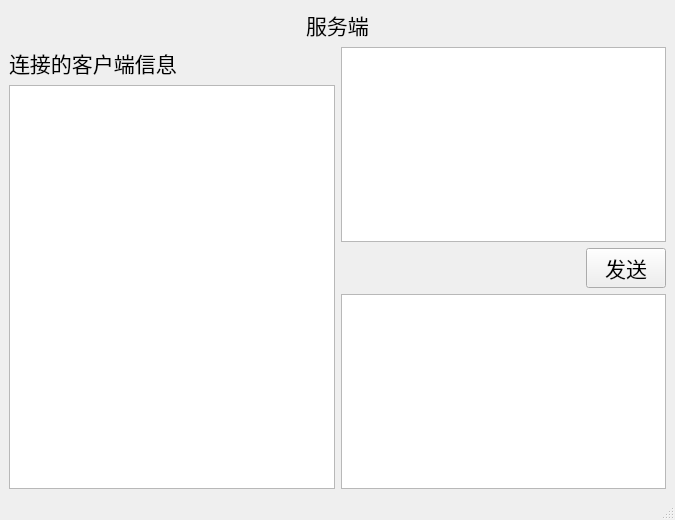
<?xml version="1.0" encoding="UTF-8"?>
<ui version="4.0">
 <class>MainWindow</class>
 <widget class="QMainWindow" name="MainWindow">
  <property name="geometry">
   <rect>
    <x>0</x>
    <y>0</y>
    <width>675</width>
    <height>520</height>
   </rect>
  </property>
  <property name="windowTitle">
   <string>MainWindow</string>
  </property>
  <widget class="QWidget" name="centralwidget">
   <layout class="QGridLayout" name="gridLayout_3">
    <item row="0" column="0">
     <layout class="QGridLayout" name="gridLayout_2">
      <item row="0" column="0">
       <layout class="QHBoxLayout" name="horizontalLayout">
        <item>
         <spacer name="horizontalSpacer">
          <property name="orientation">
           <enum>Qt::Orientation::Horizontal</enum>
          </property>
          <property name="sizeHint" stdset="0">
           <size>
            <width>40</width>
            <height>20</height>
           </size>
          </property>
         </spacer>
        </item>
        <item>
         <widget class="QLabel" name="label">
          <property name="font">
           <font>
            <family>仿宋</family>
            <pointsize>16</pointsize>
           </font>
          </property>
          <property name="text">
           <string>服务端</string>
          </property>
         </widget>
        </item>
        <item>
         <spacer name="horizontalSpacer_2">
          <property name="orientation">
           <enum>Qt::Orientation::Horizontal</enum>
          </property>
          <property name="sizeHint" stdset="0">
           <size>
            <width>40</width>
            <height>20</height>
           </size>
          </property>
         </spacer>
        </item>
       </layout>
      </item>
      <item row="1" column="0">
       <layout class="QGridLayout" name="gridLayout">
        <item row="0" column="0">
         <layout class="QVBoxLayout" name="verticalLayout">
          <item>
           <widget class="QLabel" name="label_2">
            <property name="font">
             <font>
              <family>仿宋</family>
              <pointsize>16</pointsize>
             </font>
            </property>
            <property name="text">
             <string>连接的客户端信息</string>
            </property>
           </widget>
          </item>
          <item>
           <widget class="QListWidget" name="listWidget"/>
          </item>
         </layout>
        </item>
        <item row="0" column="1">
         <layout class="QVBoxLayout" name="verticalLayout_2">
          <item>
           <widget class="QTextEdit" name="textEdit"/>
          </item>
          <item>
           <layout class="QHBoxLayout" name="horizontalLayout_2">
            <item>
             <spacer name="horizontalSpacer_3">
              <property name="orientation">
               <enum>Qt::Orientation::Horizontal</enum>
              </property>
              <property name="sizeHint" stdset="0">
               <size>
                <width>40</width>
                <height>20</height>
               </size>
              </property>
             </spacer>
            </item>
            <item>
             <widget class="QPushButton" name="pushButton">
              <property name="font">
               <font>
                <family>仿宋</family>
                <pointsize>16</pointsize>
               </font>
              </property>
              <property name="text">
               <string>发送</string>
              </property>
             </widget>
            </item>
           </layout>
          </item>
          <item>
           <widget class="QTextBrowser" name="textBrowser"/>
          </item>
         </layout>
        </item>
       </layout>
      </item>
     </layout>
    </item>
   </layout>
  </widget>
  <widget class="QMenuBar" name="menubar">
   <property name="geometry">
    <rect>
     <x>0</x>
     <y>0</y>
     <width>675</width>
     <height>17</height>
    </rect>
   </property>
  </widget>
  <widget class="QStatusBar" name="statusbar"/>
 </widget>
 <resources/>
 <connections/>
</ui>
